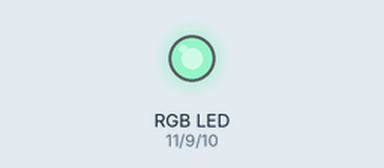
Bench run of a sketch on a simulated Arduino Uno, built with avr-gcc and run on an emulated ATmega328P. On the bench: an RGB LED mixed from three pins (HIGH = lit). What the sketch prints to the serial monitor is not drawn.

Above: at 0.1 s.
Timing chart, 0 to 1.6 s (numbered marks = the images above):
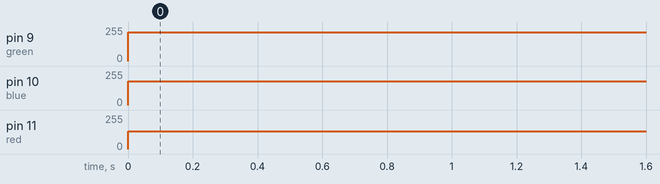

Measured:
- by itself, pin 9 (green): 0/255 → 216/255 at 0.00 s
- by itself, pin 10 (blue): 0/255 → 178/255 at 0.00 s
- by itself, pin 11 (red): 0/255 → 132/255 at 0.00 s

The sketch:

led_rgb.ino
```cpp
int red  = 11;
int blue = 10;
int green=  9;
void setup() {
  pinMode(red  , OUTPUT);
  pinMode(blue , OUTPUT);
  pinMode(green, OUTPUT);

  Serial.begin(9600);
  Serial.println();
  String s = "84d8b2";
  /*
  Serial.println(s.substring(0,2));
  Serial.println(hexToDec(s.substring(0,2)));

  Serial.println(s.substring(2,4));
  Serial.println(hexToDec(s.substring(2,4)));

  Serial.println(s.substring(4,6));
  Serial.println(hexToDec(s.substring(4,6)));
  */
  int r=132, g=216, b=178;
  Serial.println(decToHex(r,2)+decToHex(g,2)+decToHex(b,2));


}

void loop() {
  //turnOnRGB(255,178,102);
  //turnOnRGB("84d8b2");
  turnOnRGB(132, 216, 178);
  delay(1000);

}

void turnOnRGB(int r, int g, int b) {
  analogWrite(red, r);
  analogWrite(green, g);
  analogWrite(blue, b);
}

void turnOnRGB(String hexCode) {
  // Xu ly ngoai le

  analogWrite(red  , hexToDec(hexCode.substring(0,2)));
  analogWrite(green, hexToDec(hexCode.substring(2,4)));
  analogWrite(blue , hexToDec(hexCode.substring(4,6)));
}

int hexToDec(String hexString) {

  int decValue = 0;
  int nextInt = 0;

  for (int i = 0; i < hexString.length(); i++) {

    nextInt = int(hexString.charAt(i));
    if (nextInt >= 48 && nextInt <= 57)
      	nextInt = map(nextInt, 48, 57, 0, 9);
    else if (nextInt >= 65 && nextInt <= 70)
      	nextInt = map(nextInt, 65, 70, 10, 15);
    else if (nextInt >= 97 && nextInt <= 102)
      	nextInt = map(nextInt, 97, 102, 10, 15);
    nextInt = constrain(nextInt, 0, 15);

    decValue = (decValue * 16) + nextInt;
  }

  return decValue;
}

String decToHex(byte decValue, byte desiredStringLength) {

  String hexString = String(decValue, HEX);
  while (hexString.length() < desiredStringLength)
    	hexString = "0" + hexString;

  return hexString;
}
```
